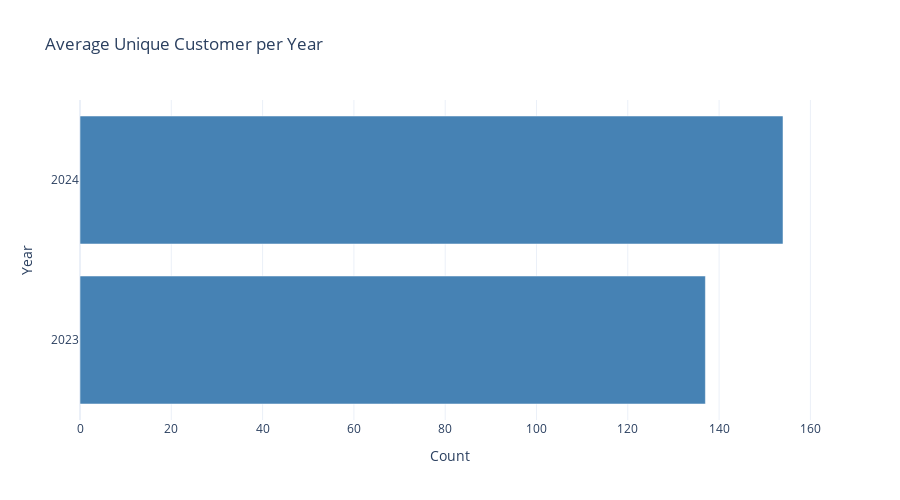

The cell this chart's notebook holds for it:
### Code cell
import plotly.graph_objects as go

# Count number of unique customers per year
data['Year'] = data['TANGGAL'].dt.year
average_unique_customer_per_year = data.groupby('Year')['NAMA PASIEN'].nunique()

# Create a horizontal bar chart using Plotly
fig = go.Figure()

fig.add_trace(go.Bar(
    y=average_unique_customer_per_year.index.astype(int).astype(str),  # Convert years to int first and then to string to make them categorical
    x=average_unique_customer_per_year.values,  # Counts on the x-axis
    orientation='h',  # Horizontal bar chart
    marker=dict(color='#4682B4'),
    name='Unique Customers'
))

# Customize layout for better visualization
fig.update_layout(
    title='Average Unique Customer per Year',
    xaxis_title='Count',
    yaxis_title='Year',
    template='plotly_white',
    width=900,
    height=500,
    yaxis=dict(
        type='category',  # Treat the y-axis as categorical
        categoryorder='total ascending'  # Ensure the bars are sorted in ascending order by count
    )
)

# Display the chart
fig.show()

### Figure 1 — Plotly figure (JSON) as saved in the notebook; plotly's stock layout.template omitted (floating-point values rounded to 4 significant figures)
{"data": [{"marker": {"color": "#4682B4"}, "name": "Unique Customers", "orientation": "h", "type": "bar", "x": [137, 154], "y": ["2023", "2024"]}], "layout": {"height": 500, "title": {"text": "Average Unique Customer per Year"}, "width": 900, "xaxis": {"title": {"text": "Count"}}, "yaxis": {"categoryorder": "total ascending", "title": {"text": "Year"}, "type": "category"}}}
